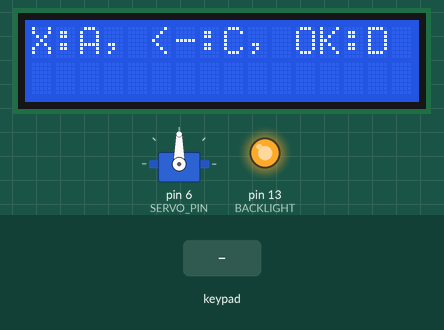
The sketch below on a simulated Arduino Uno, built with avr-gcc and run on an emulated ATmega328P. On the bench: servo, 16×2 character LCD, output pins drawn as LEDs (lit = HIGH). The inputs (shaded band) are chosen by the test bench.

Above: at 1.7 s.
1.8 s: keypad keys 0 0 0 0 D pressed 0.4 s apart
At 4.8 s:
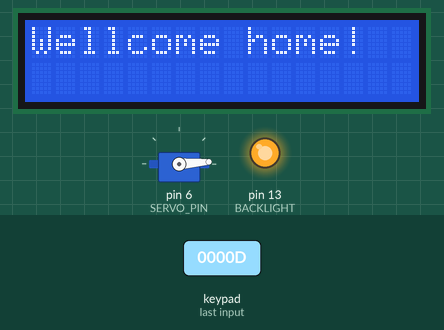
5.8 s: key '1' pressed
At 8.7 s:
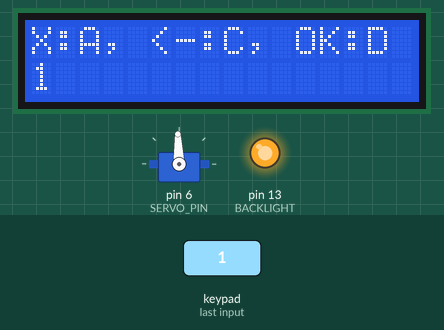
8.8 s: key '2' pressed
At 9.4 s:
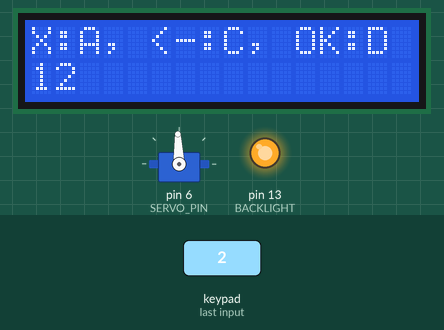
10.3 s: keypad keys 0 0 0 0 pressed 0.4 s apart
At 21.8 s:
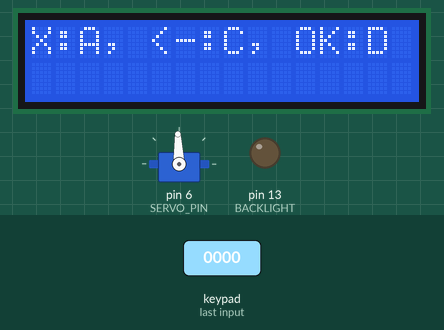
Timing chart, 0 to 23.0 s (numbered marks = the images above; inputs shaded):
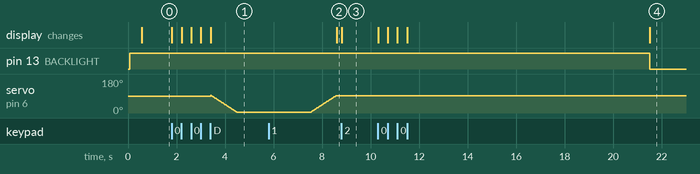

Measured:
- after the input at 1.8 s, the display: first changes at once (image 1 shows a later state)
- after the input at 5.8 s, the display: changes after 2.8 s (image 2)
- after the input at 8.8 s, the display: changes at once (image 3)
- after the input at 10.3 s, pin 13 (BACKLIGHT): HIGH → LOW after 11.2 s instead of 8.5 s; the display: first changes at once (image 4 shows a later state)

The sketch:

ArduinoEK.ino
```cpp
//programm Schliessanlage; Version 1.01 (Laienfreundlich kommentiert [fast...])
//DAA-DT_W23[doofer]FiSi Nikolay Shtanin
#include <LiquidCrystal.h>
#include <Keypad.h>
#include <Servo.h>
//#include "Ge.h"/rn
//Lass den Pre-Processor über den Typ der folgenden Konstanten entscheiden
#define ANDF A4 //Reserviert
#define ANFD A5 //Reserviert
#define BACKLIGHT 13 //Hintergrundbeleutung
#define SERVO_PIN 6 //Definiere Servo-Parameter
#define SERVO_LOCK_POS 93 //Verriegelt
#define SERVO_UNLOCK_POS 3 //Entriegelt
#define KEYPAD_ROWS 4 //Keypad-Zeilen
#define KEYPAD_COLS 4 //Keypad-Spalten
#define LCD_COLS 16 //LCD-Spalten
#define LCD_ROWS 2 //LCD-Zeilen
const String HELLO = "X:A, <-:C, OK:D";//LCDs 1.Zeile
const unsigned long sleepTimer = 10000; // nach 10s ohne Aktivität
//var
unsigned long previousMillis;//Aktivitätsmarker
byte cursorPos;//Position des Cursors innerhalb der Zeile
bool cheatingOK = false;  //Backdoor-Trigger
bool active; //Keypad kann Zahleneingabe annehmen
byte fails; //Anzahl Fehlversuche
String testPin; //Eingegebene PIN
//functions
bool testOK();   //Vergleich der Eingabe auf Übereinstimmung mit jedem gültigen Schlüssel
void resetPad(); //PIN-Eingabe zurücksetzen
void backDoor(); //Entriegelt den Schloss und verriegelt ihn wieder nach einer Pause
byte setCharLCD(byte pos, char arg);//Schreibe das Zeichen arg auf der Stelle pos in der unteren Zeile
//objects
// Initialisiere Keypad
byte rowPins[KEYPAD_ROWS] = {5, 4, 3, 2};//Pins für Zeilen
byte colPins[KEYPAD_COLS] = {A0, A1, A2, A3};//Pins für Spalten
char keys[KEYPAD_ROWS][KEYPAD_COLS] = {//Standardbelegung der Tasten z.B.: keys[2][0]='7'
  {'1', '2', '3', 'A'},
  {'4', '5', '6', 'B'},
  {'7', '8', '9', 'C'},
  {'*', '0', '#', 'D'}
};                                      //Keypad mit Konstruktor anlegen
Keypad keypad = Keypad(makeKeymap(keys), rowPins, colPins, KEYPAD_ROWS, KEYPAD_COLS);
Servo servo;                            // Erzeuge Servo
LiquidCrystal lcd(12, 11, 10, 9, 8, 7); // Erstelle Display
String secretPins [] = {"0000", "1234", "1111", "2222", "3333", "4444", "5555",
                        "7777", "8888", "6969", "7676",}; //Damit kommste rein
void setup() {//begin
  servo.attach(SERVO_PIN);//Servo mit dem Pin verbienden
  pinMode(BACKLIGHT, OUTPUT); //Hintergrundbeleuchtung steuerbar
  lcd.begin(LCD_COLS, LCD_ROWS);//LCD starten
  digitalWrite(BACKLIGHT, HIGH); //Hintergrundbeleuchtung AN
  lcd.print("Crazy Nicky Inc.");//Authoren kurz würdigen
  fails = 0;  //Fehlversuche zurücksetzen
  delay(500);
  resetPad(); //Zurücksetzen
}
void loop() {//repeat
  char key = NO_KEY;//Abgelesene Taste zurücksetzen
  key = keypad.getKey();//Versuche Taste abzulesen
  if (key != NO_KEY) {//Falls eine Taste gedrückt wurde
    if (active) { //Wenn auch noch Zahleneingabe erlaubt ist
      switch (key) {//Werte die Taste aus
        case 'D': //Eingabe bestätigen, die bis hier eingetippte Eingabe prüfen
          if (testOK()) backDoor(); //Bei positivem Ergebnis Schloss entriegeln
          else resetPad(); //sonst Neuversuch ermöglichen
          break;
        case 'C':             //Korrektur
          if(cursorPos > 0){  //Falls die Eingebe nicht leer ist
            testPin.remove(--cursorPos); //Lösche das letzte Zeichen von der Eingabe
            cursorPos = setCharLCD(cursorPos, ' ') - 1; //und vom LCD
          }
          break;
        case 'B':                     //Wenn Keypad aktiviert und
          if(cheatingOK) backDoor();  //Schummeln erlaubt ist, Schloss entriegeln
          break;
        case '*': break; //noch nicht definiert
        case '#': //Schummeln gestatten/verbieten
          cheatingOK = !cheatingOK; //Flip-Flop (den Zustand umkehren)
          break;
        default:
          if(key != 'A'){   //wenn kein Abbruch
            testPin += key; //nächstes Zeichen der abgelesenen Eingabe hinzufügen
            cursorPos = setCharLCD(cursorPos, key);//und auf dem LCD wiedergeben
            previousMillis = millis();  //Aktivitätsmarker erneuern
            break;
          }
          else {        //beim Abbruch
            resetPad(); //Zurücksetzen
          }
       }//switch Ende
    }//Ende if active
    else {//wenn Zahleneingabe nicht erlaubt ist
      if (cheatingOK && (key == 'B')) backDoor();//Schummeln, wenn gestatten
      if (key == 'A') resetPad(); //Zahleneingabe Aktivieren
    }
  }//Ende Tastendrück
  if ((digitalRead(BACKLIGHT) == HIGH) && //Falls Hintergrundbeleuchtung AN ist
     (millis() - previousMillis >= sleepTimer)) {//und bei längerer Inaktivität
      resetPad();                  //Zurücksetzen
      //lcd.print("off A - activate");//für WOKWI, da keine Hintergrundbeleuchtung
      digitalWrite(BACKLIGHT, LOW);//Hintergrundbeleuchtung abschalten
      active = false;              //Zahleneingabe sperren
   }
} //untill (0=1); end.

void backDoor() {//Entriegelt den Schloss und verriegelt ihn wieder nach einer Pause
  active = false;//Sperre der Zahleneingabe während des Vorgangs
  fails = 0;     //Zurücksetzen der Fehlversuche
  lcd.clear();                //Ausgabe
  lcd.print("Wellcome home!");//anpassen
  for (byte i = SERVO_LOCK_POS; i > SERVO_UNLOCK_POS; --i) {
    servo.write(i);//langsam entriegeln
    delay(12);
  }
  delay(3000);     //Warten mit offenem Schloss
  for (byte i = SERVO_UNLOCK_POS; i < SERVO_LOCK_POS; ++i) {
    servo.write(i);//langsam verriegeln
    delay(12);
  }
  resetPad();     //Zurücksetzen
}
void resetPad() {      //Zurücksetzen
  testPin = "";        //Versuchs-PIN zurücksetzen
  digitalWrite(BACKLIGHT, HIGH);//LCD-Hinterbeleuchtung einschalten
  lcd.clear();         //LCD Inhalt löschen
  lcd.print(HELLO);    //Oberste zeile ausgeben
  lcd.setCursor(0, LCD_ROWS-1);//Cursor auf den Anfang der untersten Zeile stellen
  cursorPos = 0;       //Position des Cursors zurücksetzen
  active = true;       //Zahleneingabe zulassen
  previousMillis = millis();//Aktivitätsmarker zurücksetzen
}
bool testOK() { /* Vergleich der Eingabe auf Übereinstimmung mit jedem Schlüssel.
  Teile die Gesamtgröße des Arrays dürch die Größe eines Elementes, um an die
  Gesamtanzahl der Elemente zu kommen */
  for(word i = 0; i < (sizeof(secretPins)/sizeof(secretPins[i])); i++){
    if(testPin.equals(secretPins[i])){  //sobald ein Treffer gefunden
      fails = 0;                        //Fehlversuche zurücksetzen
      testPin = "";                     //Eingabe zurüksetzen
      return true;                      //Test bestanden
    }
  }     //Wenn keine übereinstimmung gefunden, muss die Eingabe falsch sein
  fails++;           //Fehlversuch zur Kenntnis nehmen
  unsigned long      //Strafe für falsche Eingabe
  penalty = pow(100, fails)/10000; //Nach dem 3.Fehlversuch sperren für 100s
  while(penalty > 0){             //Nach dem 4. für 10ks und so weiter
    lcd.clear();                  //Alte Ausgabe löschen
    lcd.print("Wrong PIN!");      //und Neue aufbauen
    lcd.setCursor(0, LCD_ROWS-1); //Auf den Anfang der unteren Zeile springen
    lcd.print(("wait: " + (String)penalty));//entsprechnde Meldung mit Sekundenabzähler
    delay(1000);
    penalty--;                  //Reststrafe reduzieren
  }
  return false;                 //Test durchgefallen
}
//Wer das selber versteht, ist cool (*Aufgabe;)
byte setCharLCD(byte pos, char arg) {
  lcd.setCursor(pos, LCD_ROWS - 1);
  lcd.print(arg);
  return ++pos;
}
```
